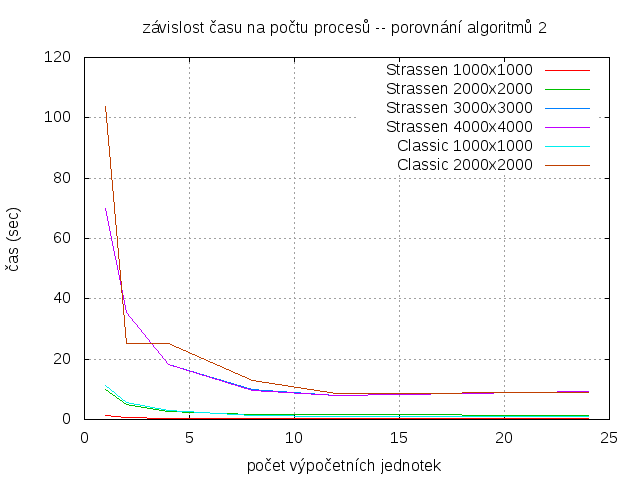

gnuplot code for this plot:
set term png
set output "classic-vs-strassen-2.png"
set grid  xtics ytics
set   autoscale                        # scale axes automatically
#unset log                              # remove any log-scaling
unset label                            # remove any previous labels
set xtic auto                          # set xtics automatically
set ytic auto                          # set ytics automatically
set title "závislost času na počtu procesů -- porovnání algoritmů 2"
set xlabel "počet výpočetních jednotek"
set ylabel "čas (sec)"

plot "strassen-1000" using 1:2 title 'Strassen 1000x1000' with line,\
    "strassen-2000" using 1:2 title 'Strassen 2000x2000' with line,\
    "strassen-3000" using 1:2 title 'Strassen 3000x3000' with line,\
    "strassen-4000" using 1:2 title 'Strassen 4000x4000' with line,\
    "classic-1000" using 1:2 title 'Classic 1000x1000' with line,\
    "classic-2000" using 1:2 title 'Classic 2000x2000' with line